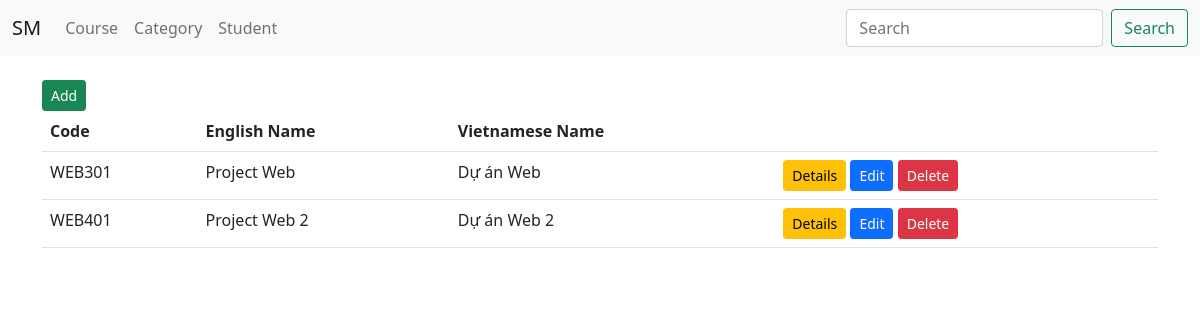
The page /course/course/ on the database its author committed.
### course/models.py (models this page shows, shortened)
class Course(models.Model):
    code = models.CharField(max_length=10)
    description = models.TextField()
    name_en = models.CharField(max_length=250)
    name_vi = models.CharField(max_length=250)
    credit = models.IntegerField()
    hour = models.IntegerField()
    category = models.ForeignKey(Category, on_delete=models.CASCADE)

### course/views.py (the view)
# urls.py: path("course/", views.course_index),
def course_index(request):
    courses = Course.objects.all()
    context = {
        "courses": courses,
    }
    return render(request, "course/course/course_index.html", context)

### course/templates/course/course/course_index.html
{% extends 'base.html' %}
{% block content %}
<a href="add" class="btn btn-sm btn-success">Add</a>
<table class="table">
    <tr>
        <th>Code</th>
        <th>English Name</th>
        <th>Vietnamese Name</th>
        <th></th>
    </tr>
    {% for item in courses %}
    <tr>
        <td>{{item.code}}</td>
        <td>{{item.name_en}}</td>
        <td>{{item.name_vi}}</td>
        <td>
            <a href="{{item.id}}" class="btn btn-sm btn-warning">Details</a>
            <a href="edit/{{item.id}}" class="btn btn-sm btn-primary">Edit</a>
            <a href="delete/{{item.id}}" class="btn btn-sm btn-danger">Delete</a>
        </td>
    </tr>
    {% endfor %}
</table>
{% endblock content %}

### rows shown on the page
Course: code "WEB301", name_en "Project Web", name_vi "Dự án Web"
Course: code "WEB401", name_en "Project Web 2", name_vi "Dự án Web 2"
